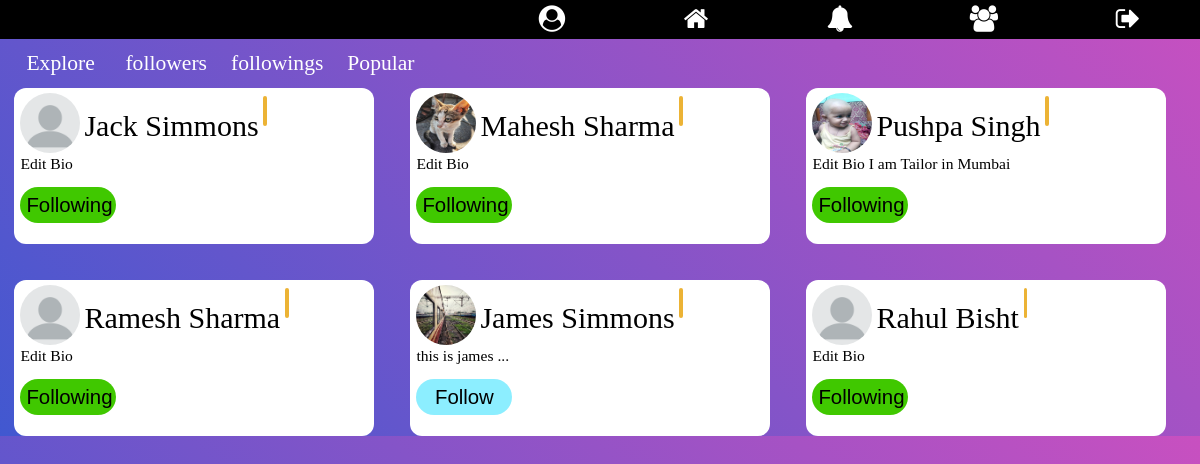
/explore/ (signed in), run on an earlier commit of the app's database.
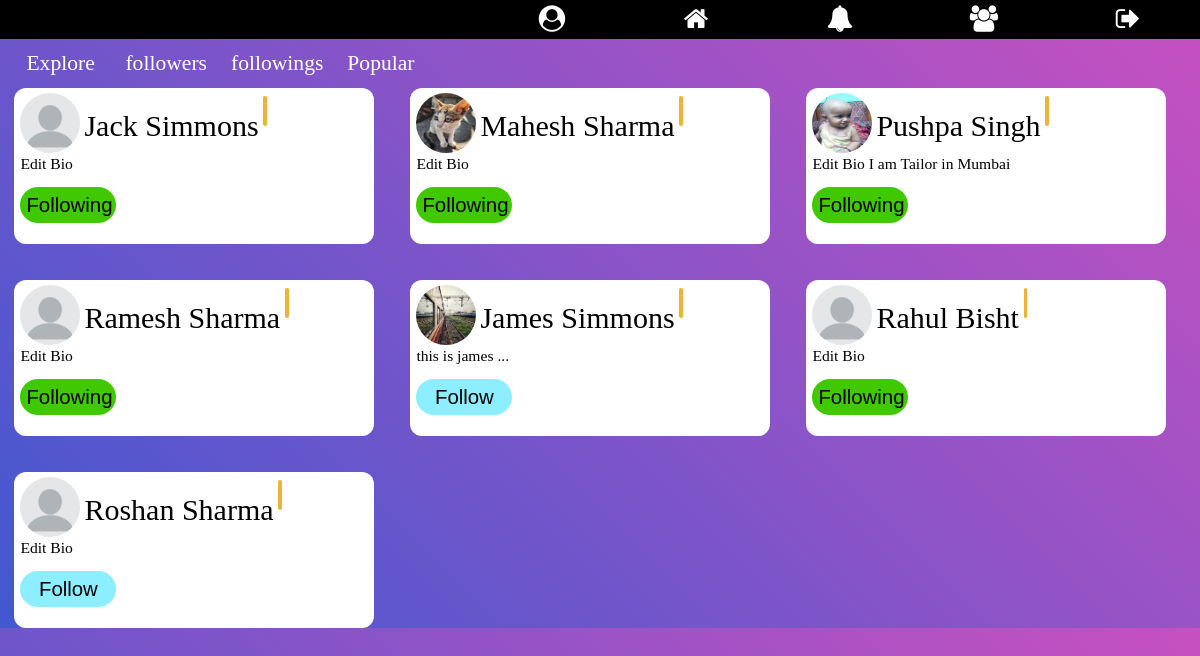
And on a later commit of the database.
### signup/models.py (models this page shows)
class Profile(models.Model):
    user = models.OneToOneField(User, on_delete=models.CASCADE)
    gender = models.CharField(max_length=10, blank=True)
    city = models.CharField(max_length=30, blank=True)
    date_of_birth = models.DateField(null=True, blank=True)
    level = models.IntegerField(default=1)
    bio = models.TextField(max_length=410, default='Edit Bio')
    profile_pic = models.ImageField(
        blank=True,
        help_text="Select Your Profile Image",
    )
    date_of_joining = models.DateTimeField(editable=False,
                                           default=timezone.now)
    follows = models.ManyToManyField('Profile')
    def __str__(self):
        return str(self.user)

### explore/views.py (the view)
# urls.py: path('', views.explore, name='explore'),
def explore(request):
    all_user = Profile.objects.all().exclude(user=request.user).order_by('-level')
    logged_in_user_profile = Profile.objects.get(user=request.user)
    context = {
        'all_user': all_user,
        'logged_in_user_profile': logged_in_user_profile,
    }
    return render(request, 'explore.html', context)

### Notification/context_processor.py (called while the page is built)
def pass_value(request):
    if request.user.is_authenticated:
        user_prfile = Profile.objects.get(user=request.user)
        my_notif = Notifications.objects.filter(receiver=user_prfile)
        context = {
            "my_notif": my_notif
        }
        return context
    else:
        context = {}
        return context

### explore/templates/explore.html
{% extends 'base.html' %}
{% block content %}
{% load static %}
<link rel="stylesheet" href="{% static 'explore/explore_style.css' %}">
  <div class="filter-menu">
    <a href="#" id='explore'>Explore</a>
    <a href="#" id='followers'>followers</a>
    <a href="#" id='followings'>followings</a>
    <a href="#" id='popular'>Popular</a>
  </div>
  <div class="container">
    {% for user_profile in all_user %}
      <div class="user-profile">
        {% if user_profile.profile_pic %}
          <img src="{{ user_profile.profile_pic.url }}" alt="Image">
        {% else %}
          <img src="{% static 'home/images/default-profile.png' %}" alt="Image">
        {% endif %}
        <span class="name">{{ user_profile.user.first_name }} {{ user_profile.user.last_name }}</span><span class="level">{{ usr.level }}</span>
        <p class="bio">{{ user_profile.bio }}</p>
        {% include 'follow_section.html' %}
      </div>
    {% endfor %}
  </div>
{% endblock %}

### templates/follow_section.html (shortened to what this page needs)
<form id="follow-form{{ user_profile.id }}" class="follow-form">
  <button type="button" id="follow{{ user_profile.id }}" class="follow-btn" name="button">Follow</button><br>
</form>

What changed in the data, as far as the page shows it:
added Profile: user.first_name "Roshan", user.last_name "Sharma", bio "Edit Bio"
